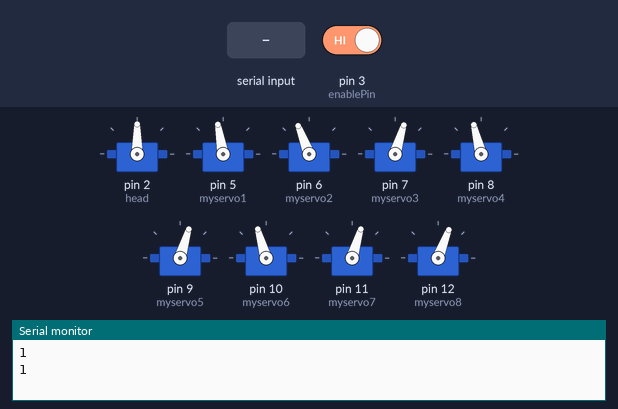
A sketch run on a simulated Arduino Uno, built with avr-gcc and run on an emulated ATmega328P. Shown: 9 × servo, the last lines printed to the serial monitor. The test bench sets the inputs (shaded band); at power-on: pin 3 (enablePin) HIGH.

Above: at 1.28 s.
1.3 s: pin 3 (enablePin) driven LOW
At 2.3 s:
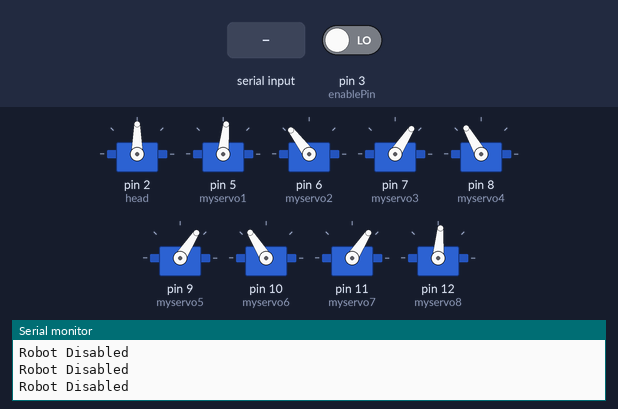
2.8 s: pin 3 (enablePin) driven HIGH
At 3.01 s:
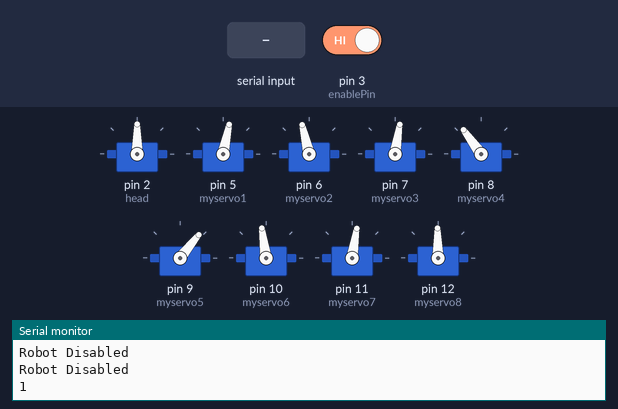
At 3.62 s:
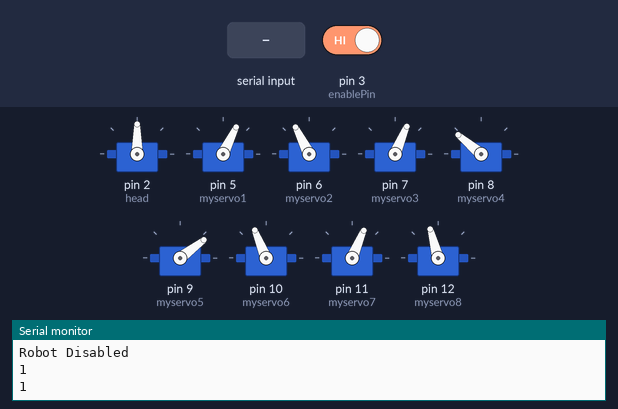
6.2 s: "0" received over Serial
9.6 s: "2" received over Serial
11.2 s: "1" received over Serial
At 11.61 s:
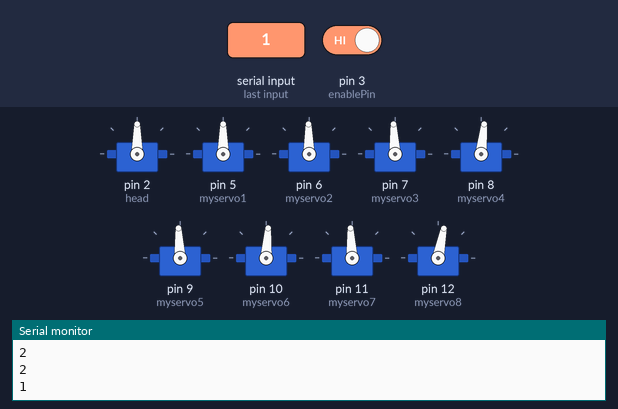
14.6 s: byte 10 (0x0a) received over Serial
Timing chart, 0 to 22.3 s (numbered marks = the images above; inputs shaded):
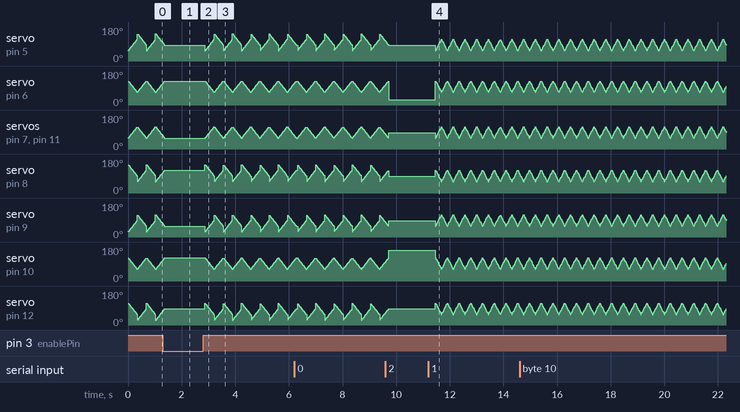

The sketch:

RobotDog.ino
```cpp
// 06/14/2016
// support serial command
// 1:forward, 2:sit, 3:stand, 4:left, 5:right, 6:reverse
// h: help

#include <Servo.h>
Servo head, myservo1, myservo2, myservo3, myservo4, myservo5, myservo6, myservo7, myservo8;

int x = 0;
int motion = 1;    // 1:forward, 2:sit, 3:stand, 4:left, 5:right, 6:reverse
int enablePin = 3; // low: motion=3; high: motion=1
int al = 0;
int ar = 0;
int b = 30;
int a2 = 0;
int a6 = 0;
int speeed = 5;
int analogPin = 5;

long timeout = 1000; // us
int pingPin = 3;     //
void setup()
{
    head.attach(2);
    myservo1.attach(5);
    myservo2.attach(6);
    myservo3.attach(7);
    myservo4.attach(8);
    myservo5.attach(9);
    myservo6.attach(10);
    myservo7.attach(11);
    myservo8.attach(12);
    Serial.begin(9600);
    //    while (!Serial)
    //    {
    //        digitalWrite(13,1);
    //        delay(10);
    //        digitalWrite(13,0);
    //        delay(10);
    //    }

    pinMode(enablePin, INPUT);
}

void loop()
{
    while (digitalRead(enablePin) == 0)
    {
        Serial.println("Robot Disabled");
        while (Serial.available())
        {
            Serial.write(Serial.read());
        }
        delay(100);
    }
    if (Serial.available())
    {
        int b = Serial.read();
        if (b == 'h')
            Serial.println("1:forward, 2:sit, 3:stand, 4:left, 5:right, 6:reverse, h:help");
        else if (b == 0x0a || b == 0x0d)
            Serial.println("Ignoring LF and CR");
        else if (b >= '1' && b <= '5')
        {
            motion = b - 0x30;
            // Serial.println(motion);
        }
        else
        {
            Serial.println("wrong command, default mode");
            Serial.println("1:forward, 2:sit, 3:stand, 4:left, 5:right, 6:reverse, h:help");
        }
    }
    Serial.println(motion);
    switch (motion)
    {
    case 1: // reverse
        ar = -1;
        al = -1;
        a2 = 0;
        a6 = 0;
        break;

    case 2: // sit
        ar = 0;
        al = 0;
        b = 0;
        a2 = -70;
        a6 = +70;
        speeed = 3;
        break;

    case 3: // stand
        ar = 0;
        al = 0;
        b = 0;
        a2 = 0;
        a6 = 0;
        speeed = 3;
        break;

    case 4: // left
        ar = 1;
        al = -1;
        a2 = 0;
        a6 = 0;
        break;

    case 5: // right
        ar = -1;
        al = 1;
        a2 = 0;
        a6 = 0;
        break;

    default: // forward
        ar = 1;
        al = 1;
        a2 = 0;
        a6 = 0;
        break;
    }

    head.write(90);
    for (x = -30; x <= 30; x++)
    {
        myservo1.write(84 - x * ar);      //
        myservo2.write(97 + x * ar + a2); // forward: 90 + x, reverse: 90 - x
        myservo3.write(87 - x * ar);      // 120~60, forward: 90 - x, reverse: 90 + x
        myservo4.write(90 + b + x * ar);

        myservo5.write(87 - b - x * al);  // 90~30
        myservo6.write(92 + x * al + a6); // 60~120
        myservo7.write(87 - x * al);      // 120~60
        myservo8.write(85 + x * al);      // 60~120
        delay(speeed);
    }

    for (x = 30; x >= -30; x--)
    {
        myservo1.write(84 + b - x * ar);
        myservo2.write(97 + x * ar + a2); // forward: 90 + x, reverse: 90 - x
        myservo3.write(87 - x * ar);      // 60~120, forward: 90 - x, reverse: 90 + x
        myservo4.write(90 + x * ar);

        myservo5.write(87 - x * al);      // 60~120
        myservo6.write(92 + x * al + a6); // 60~120
        myservo7.write(87 - x * al);      // 60~120
        myservo8.write(85 - b + x * al);  // 90~30
        delay(speeed);
    }
}

int getPing(int pingPin, long timeout)
{
    pinMode(pingPin, OUTPUT);
    digitalWrite(pingPin, LOW);
    delayMicroseconds(2);
    digitalWrite(pingPin, HIGH);
    delayMicroseconds(5);
    digitalWrite(pingPin, LOW);

    pinMode(pingPin, INPUT);
    long duration = pulseIn(pingPin, HIGH, timeout);
    return duration;
}

long microsecondsToCentimeters(long microseconds)
{
    // The speed of sound is 340 m/s or 29 microseconds per centimeter.
    // The ping travels out and back, so to find the distance of the
    // object we take half of the distance travelled.
    return microseconds / 29 / 2;
}
```

Measured:
- after the input at 1.3 s, servo on pin 5 (myservo1): goes on until 1.4 s, then stays 84°; servo on pin 6 (myservo2): goes on until 1.4 s, then stays 127°
